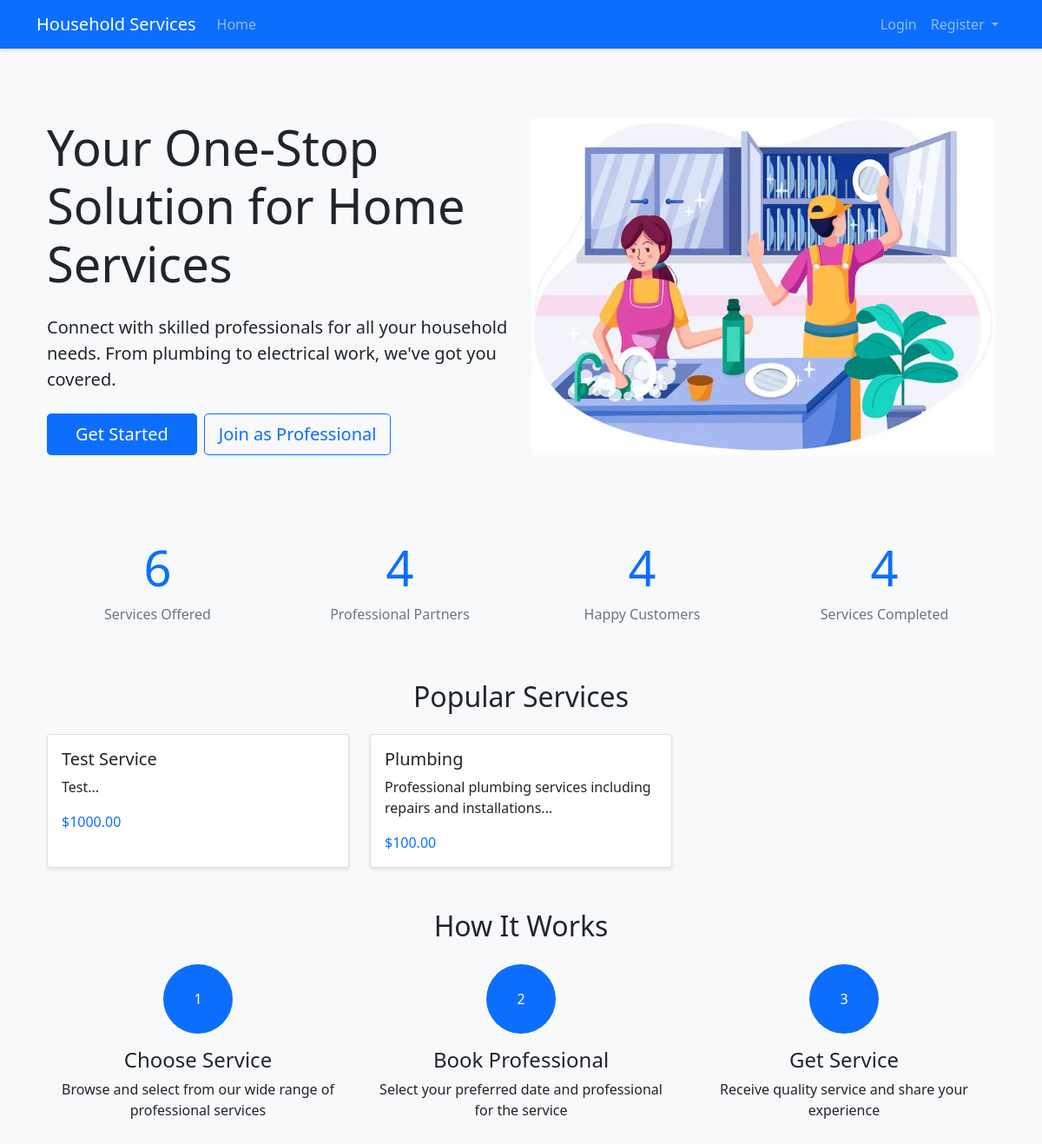
The page / on the database its author committed.
### app/models/service.py (models this page shows)
class Service(db.Model):
    __tablename__ = 'services'
    id = db.Column(db.Integer, primary_key=True)
    name = db.Column(db.String(100), nullable=False)
    base_price = db.Column(db.Float, nullable=False)
    time_required = db.Column(db.Integer)
    description = db.Column(db.Text)
    date_created = db.Column(db.DateTime, default=datetime.utcnow)
    is_active = db.Column(db.Boolean, default=True)
    professionals = db.relationship('User', backref='service_type')
    service_requests = db.relationship('ServiceRequest', backref='service')

### app/views/main.py (the view)
@bp.route('/')
def index():
    total_services = Service.query.count()
    total_professionals = User.query.filter_by(role='professional', is_active=True).count()
    total_customers = User.query.filter_by(role='customer').count()
    completed_services = ServiceRequest.query.filter_by(status='closed').count()
    featured_services = db.session.query(
        Service,
        db.func.count(ServiceRequest.id).label('request_count')
    ).join(ServiceRequest, Service.id == ServiceRequest.service_id)\
    .group_by(Service.id)\
    .order_by(db.func.count(ServiceRequest.id).desc())\
    .limit(6).all()
    top_professionals = db.session.query(
        User,
        func.avg(Review.rating).label('avg_rating'),
        func.count(Review.id).label('review_count')
    ).join(Review, User.id == Review.professional_id)\
    .filter(User.role == 'professional', User.is_active == True)\
    .group_by(User.id)\
    .having(func.count(Review.id) >= 5)\
    .order_by(func.avg(Review.rating).desc())\
    .limit(4).all()
    return render_template('index.html',
                         total_services=total_services,
                         total_professionals=total_professionals,
                         total_customers=total_customers,
                         completed_services=completed_services,
                         featured_services=featured_services,
                         top_professionals=top_professionals)

### app/templates/index.html (shortened to what this page needs)
{% extends "base.html" %}
{% block content %}
<div class="py-5 bg-light mb-5">
    <div class="container">
        <div class="row align-items-center">
            <div class="col-md-6">
                <h1 class="display-4 mb-4">Your One-Stop Solution for Home Services</h1>
                <p class="lead mb-4">Connect with skilled professionals for all your household needs. From plumbing to electrical work, we've got you covered.</p>
                {% if not current_user.is_authenticated %}
                <div class="d-grid gap-2 d-md-flex">
                    <a href="{{ url_for('auth.register', role='customer') }}" class="btn btn-primary btn-lg">Get Started</a>
                    <a href="{{ url_for('auth.register', role='professional') }}" class="btn btn-outline-primary btn-lg">Join as Professional</a>
                </div>
                {% endif %}
            </div>
            <div class="col-md-6">
                <img src="{{ url_for('static', filename='img/hero-image.jpg') }}" alt="Home Services" class="img-fluid rounded">
            </div>
        </div>
    </div>
</div>
<div class="container mb-5">
    <div class="row text-center">
        <div class="col-md-3">
            <h3 class="display-4 text-primary">{{ total_services }}</h3>
            <p class="text-muted">Services Offered</p>
        </div>
        <div class="col-md-3">
            <h3 class="display-4 text-primary">{{ total_professionals }}</h3>
            <p class="text-muted">Professional Partners</p>
        </div>
        <div class="col-md-3">
            <h3 class="display-4 text-primary">{{ total_customers }}</h3>
            <p class="text-muted">Happy Customers</p>
        </div>
        <div class="col-md-3">
            <h3 class="display-4 text-primary">{{ completed_services }}</h3>
            <p class="text-muted">Services Completed</p>
        </div>
    </div>
</div>
<div class="container mb-5">
    <h2 class="text-center mb-4">Popular Services</h2>
    <div class="row g-4">
        {% for service, request_count in featured_services %}
        <div class="col-md-4">
            <div class="card h-100">
                <div class="card-body">
                    <h5 class="card-title">{{ service.name }}</h5>
                    <p class="card-text">{{ service.description[:100] }}...</p>
                    <div class="d-flex justify-content-between align-items-center">
                        <span class="text-primary">${{ "%.2f"|format(service.base_price) }}</span>
                    </div>
                </div>
            </div>
        </div>
        {% endfor %}
    </div>
</div>
<div class="container mb-5">
    <h2 class="text-center mb-4">How It Works</h2>
    <div class="row">
        <div class="col-md-4">
            <div class="text-center">
                <div class="bg-primary text-white rounded-circle d-inline-flex align-items-center justify-content-center mb-3"
                     style="width: 80px; height: 80px;">1</div>
                <h4>Choose Service</h4>
                <p>Browse and select from our wide range of professional services</p>
            </div>
        </div>
        <div class="col-md-4">
            <div class="text-center">
                <div class="bg-primary text-white rounded-circle d-inline-flex align-items-center justify-content-center mb-3"
                     style="width: 80px; height: 80px;">2</div>
                <h4>Book Professional</h4>
                <p>Select your preferred date and professional for the service</p>
            </div>
        </div>
        <div class="col-md-4">
            <div class="text-center">
                <div class="bg-primary text-white rounded-circle d-inline-flex align-items-center justify-content-center mb-3"
                     style="width: 80px; height: 80px;">3</div>
                <h4>Get Service</h4>
                <p>Receive quality service and share your experience</p>
            </div>
        </div>
    </div>
</div>
{% endblock %}

### app/static/css/style.css (style rules this page uses)
body { background-color: #f8f9fa; min-height: 100vh; }
.card { box-shadow: 0 2px 4px rgba(0,0,0,0.1); }
.btn-primary { padding: 0.5rem 2rem; }

### rows shown on the page
Service: name "Test Service", description "Test", base_price "1000.00"
Service: name "Plumbing", description "Professional plumbing services including repairs and installations", base_price "100.00"

### other values the page prints
{{ total_services }} "6"
{{ total_professionals }} "4"
{{ total_customers }} "4"
{{ completed_services }} "4"
